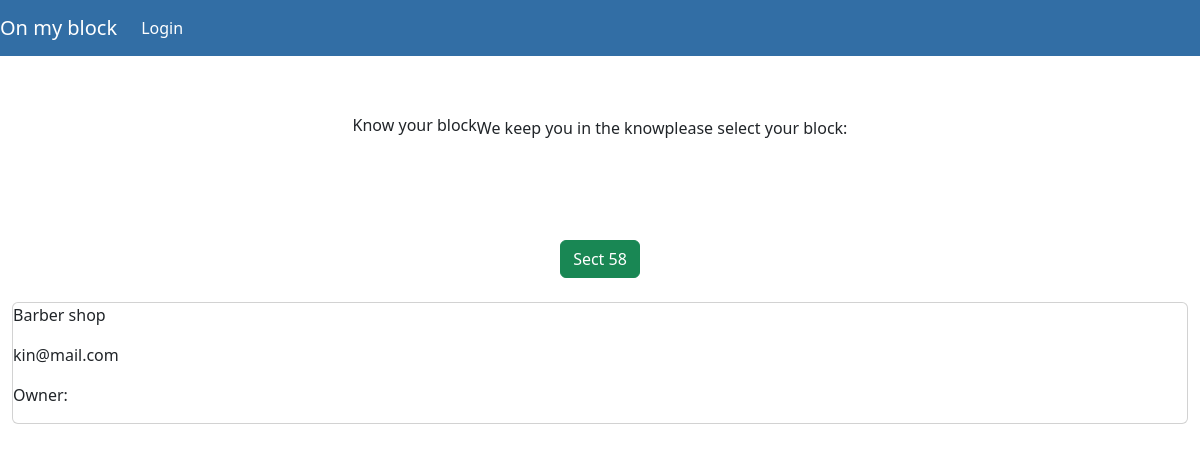
Before: / with the older database file.
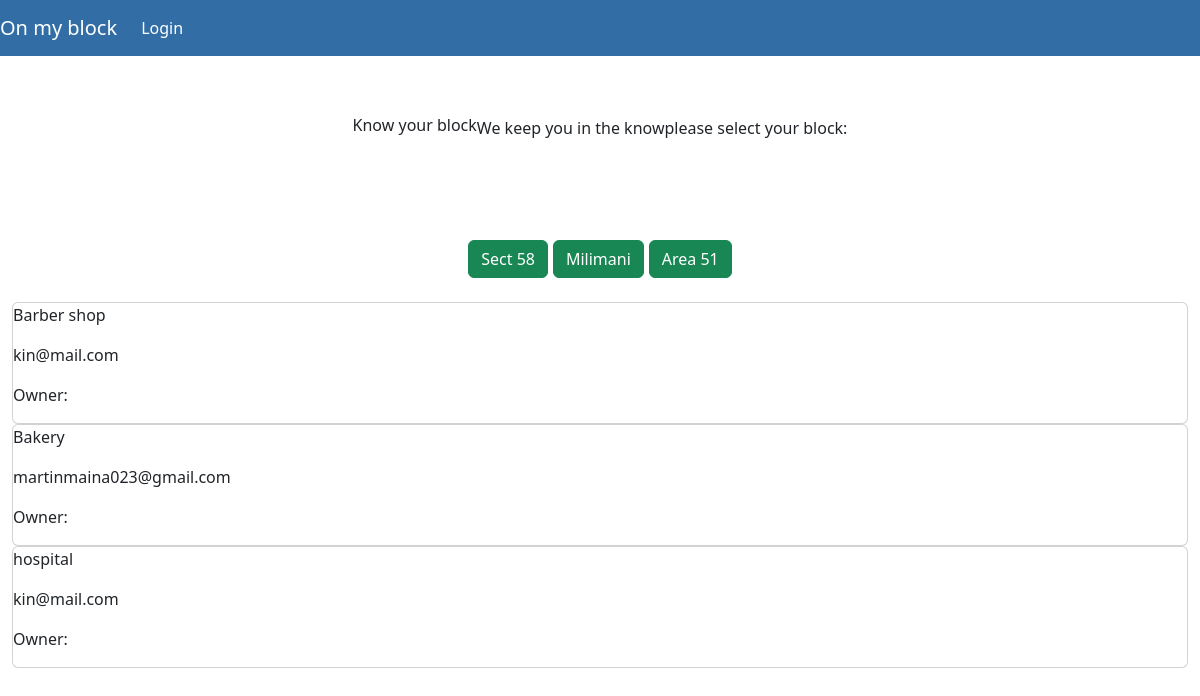
After: the same page with the newer database file.
### news/models.py (models this page shows, shortened)
class Neighbourhood(models.Model):
    neighbourhood_name = models.CharField(max_length=15)
    neighbourhood_location = models.CharField(max_length=15)
    occupants_count = models.IntegerField()
    admin = models.ForeignKey(Admin,on_delete=models.CASCADE)

class Business(models.Model):
    business_name = models.CharField(max_length=30)
    user = models.ForeignKey(User,on_delete=models.CASCADE)
    neighbourhood_name = models.ForeignKey(Neighbourhood,on_delete=models.CASCADE)
    business_email = models.EmailField()
    business_image = CloudinaryField("businessimage")

### news/views.py (the view)
# urls.py: path('', views.home, name="home"),
def home(request):
	date = dt.date.today()
	business = Business.objects.all()
	neighbourhood = Neighbourhood.objects.all()
	context={
		'date':date,
		'business':business,
		'hoods':neighbourhood,
	}
	return render(request,'home.html',context)

### news/templates/home.html (shortened to what this page needs)
{% extends 'base.html' %}
{% load static %}
{% block content %}
{% load crispy_forms_tags %}
<nav class="navbar navbar-expand-lg navbar-light ">
    <a class="navbar-brand" href="#">On my block</a>
    <div class="collapse navbar-collapse" id="navbarText">
      <ul class="navbar-nav mr-auto">
        {% if user.is_authenticated %}
        <li class="nav-item">
          <a class="nav-link" href="/logout">Logout</a>
        </li>
        <li class="nav-item">
          <a class="nav-link" href="#">Welcome, {{user.username}}</a>
        </li>
        <li class="nav-item">
            <a class="nav-link" href="/addhood">Add your block</a>
          </li>
          <li class="nav-item">
            <a class="nav-link" href="/addbusiness">Add a business</a>
          </li>
        {% else %}
        <li class="nav-item">
          <a class="nav-link" href="/login">Login</a>
        </li>
        {% endif %}
      </ul>
    </div>
  </nav>
  <div>
    <div class="container-fluid hero">
        <h6>Know your block </h6>
        <p>We keep you in the know </p>
        please select your block:
      </div>
    <div class="container select_hood">
        {% for i in hoods %}
        <div class="business-btn">
            <button class="btn btn-success">{{i.neighbourhood_name}}</button>
        </div>
        {% endfor %}
    </div>
    <div class="container-fluid businesses">
        {% for i in business %}
        <div class="card">
            <p>{{ i.business_name }}</p>
            <p>{{ i.business_email}}</p>
            <p>Owner: {{ i.business_user }}</p>
        </div>
        {% endfor %}
    </div>
  </div>
{% endblock%}

### news/templates/base.html (shortened to what this page needs)
{% load static %}
<!DOCTYPE html>
<html lang="en">
<head>
    <link href="https://cdn.jsdelivr.net/npm/bootstrap@5.2.0-beta1/dist/css/bootstrap.min.css" rel="stylesheet">{{super}}
    <link rel="stylesheet" href="{% static 'css/home.css'%}">
</head>
<body>
    {% block content%}
    {% endblock %}
</body>
</html>

### static/css/home.css (style rules this page uses)
.navbar { background-color: rgb(50, 110, 165); --bs-bg-opacity: 1; }
.navbar a { color: #fff; }
.hero { display:flex; padding:5%; justify-content: center; }
.select_hood { display: flex; flex-direction: row; justify-content: center; gap:5px; padding:2%; }

Changed rows visible on the page:
added Neighbourhood: neighbourhood_name "Milimani"
added Neighbourhood: neighbourhood_name "Area 51"
added Business: business_name "Bakery", business_email "martinmaina023@gmail.com"
added Business: business_name "hospital", business_email "kin@mail.com"
